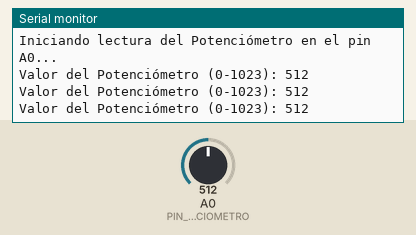
Simulated run of this sketch. Board: Arduino Uno, built with avr-gcc and run on an emulated ATmega328P. On the bench: the last lines printed to the serial monitor. Inputs (shaded band) come from the test bench; at power-on: A0 (PIN_POTENCIOMETRO) = 512.

Above: at 1.3 s.
1.4 s: A0 (PIN_POTENCIOMETRO) set to 716
At 1.9 s:
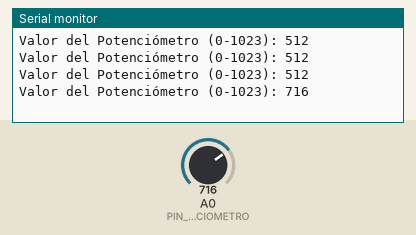
2.9 s: A0 (PIN_POTENCIOMETRO) set to 900
At 3.4 s:
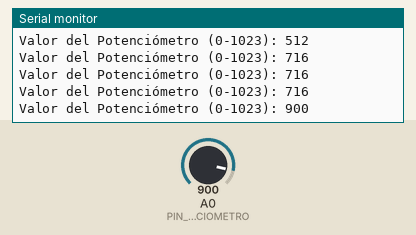
Timing chart, 0 to 5.9 s (numbered marks = the images above; inputs shaded):
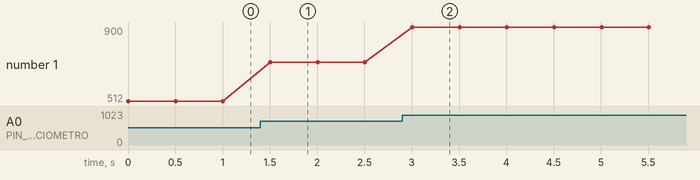

The sketch:

PruebaPotenciometro.ino
```cpp
// El pin A0 es el único pin de entrada analógica disponible en la mayoría de las placas NodeMCU ESP8266.
const int PIN_POTENCIOMETRO = A0;

// Variable para almacenar el valor leído
int valorSensor = 0;

void setup() {
  // Iniciar la comunicación serial a una velocidad común (baud rate)
  Serial.begin(115200);
  Serial.println("Iniciando lectura del Potenciómetro en el pin A0...");

  // No es estrictamente necesario para entradas analógicas en ESP8266,
  // pero es buena práctica para indicar que el pin será usado como entrada.
  pinMode(PIN_POTENCIOMETRO, INPUT);
}

void loop() {
  // La función analogRead() lee el voltaje en el pin A0.
  // El ESP8266 tiene una resolución ADC de 10 bits,
  // por lo que el valor de retorno estará entre 0 (0V) y 1023 (1V, aunque internamente el ADC puede ser mapeado a un voltaje más alto si se usa un divisor de voltaje).
  valorSensor = analogRead(PIN_POTENCIOMETRO);

  // Imprimir el valor leído en el monitor serial
  Serial.print("Valor del Potenciómetro (0-1023): ");
  Serial.println(valorSensor);

  // Pequeña pausa para no saturar el monitor serial
  delay(500);
}
```

Measured:
- after the input at 1.4 s, the serial monitor: prints a new line after 0.10 s (image 1)
- after the input at 2.9 s, the serial monitor: prints a new line after 0.11 s (image 2)
- plotted number 1: 512 → 716 after the input at 1.4 s, 716 → 900 after the input at 2.9 s
